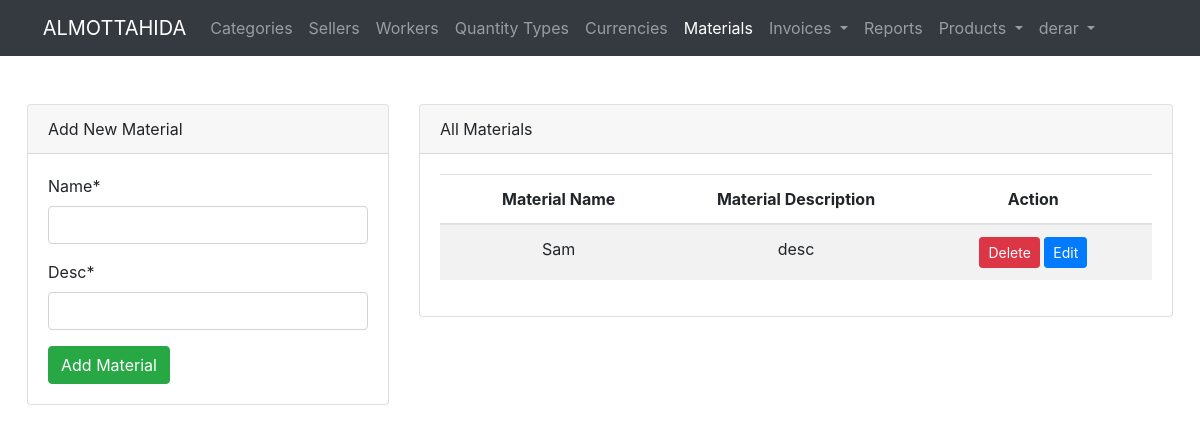
The app's page /material/ (signed in), older data.
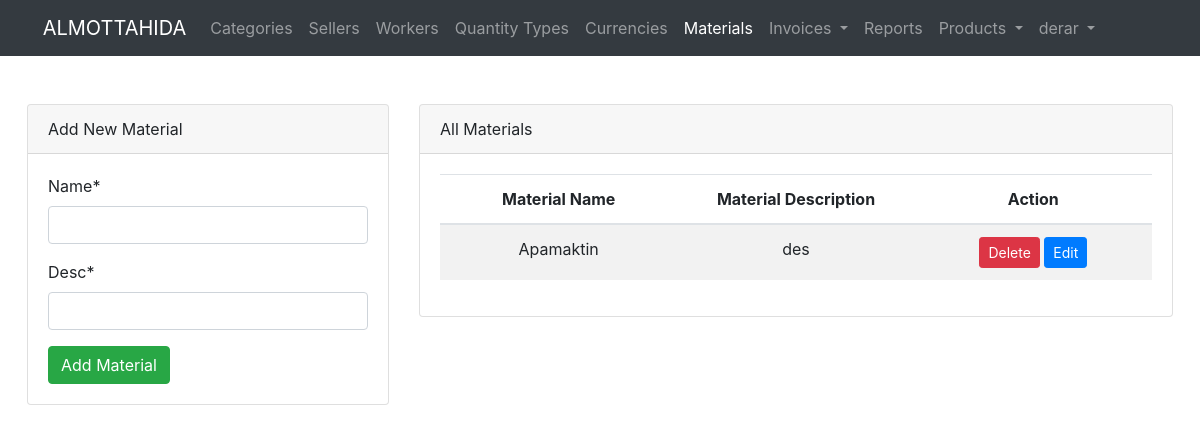
The same page, newer data.
### product/models.py (models this page shows, shortened)
class Material(models.Model):
    name = models.CharField(max_length=30, unique=True)
    desc = models.CharField(max_length=300, null=True, blank=False)

### product/views.py (the view)
# urls.py: path("material/", views.all_materials, name='material.all'),
@login_required(login_url=LOGIN_URL)
def all_materials(request):
    if request.method == 'POST':
        method = request.POST.get("method").lower()
        if method == "post":
            form = MaterialForm(request.POST)
            if form.is_valid():
                form.save()
                messages.add_message(request, messages.SUCCESS, 'Material added successfully.')
                return redirect("material.all")
        elif method == "delete":
            material_id = request.POST.get("material_id")
            Material.objects.get(pk=material_id).delete()
            messages.add_message(request, messages.WARNING, 'Material deleted successfully.')
            return redirect("material.all")
        elif method == "put":
            material_id = request.POST.get("material_id")
            material_name = request.POST.get("name")
            material_desc = request.POST.get("desc")
            material_exists = Material.objects.filter(name=material_name).exclude(pk=material_id)
            if not material_exists:
                material = Material.objects.get(pk=material_id)
                material.name = material_name
                material.desc = material_desc
                material.save()
                messages.add_message(request, messages.SUCCESS, 'Material updated successfully.')
            else:
                messages.add_message(request, messages.WARNING, 'Material data exists')
            return redirect("material.all")
    else:
        form = MaterialForm()
    materials = Material.objects.all()
    page = request.GET.get('page', 1)
    paginator = Paginator(materials, 15)
    try:
        materials = paginator.page(page)
    except PageNotAnInteger:
        materials = paginator.page(1)
    except EmptyPage:
        materials = paginator.page(paginator.num_pages)
    return render(request, 'material/all.html', {'materials': materials, "form": form})

### product/forms.py
class MaterialForm(ModelForm):
    class Meta:
        model = Material
        fields = "__all__"

### templates/material/all.html (shortened to what this page needs)
{% extends "base.html" %}
{% load crispy_forms_tags %}
{% block content %}
    <div class="row">
        <div class="col-12 col-md-4 mb-4">
            <div class="card">
                <div class="card-header">
                    Add New Material
                </div>
                <div class="card-body">
                    <form method="post" action="{% url 'material.all' %}">
                        {{ form|crispy }}
                        <button type="submit" class="btn btn-success">Add Material</button>
                    </form>
                </div>
            </div>
        </div>
        <div class="col-12 col-md-8 ">
            <div class="card">
                <div class="card-header">
                    All Materials
                </div>
                <div class="card-body">
                    <table class="table table-responsive-md table-striped">
                        <thead>
                        <tr>
                            <th>Material Name</th>
                            <th>Material Description</th>
                            <th>Action</th>
                        </tr>
                        </thead>
                        <tbody>
                        {% for material in materials %}
                            <tr>
                                <td>{{ material.name }}</td>
                                <td>{{ material.desc }}</td>
                                <td>
                                    <button type="button" class="btn btn-danger btn-sm delete-btn" data-toggle="modal"
                                            data-target="#deleteModal" data-id="{{ material.id }}">
                                        Delete
                                    </button>
                                    <button type="button" class="btn btn-primary btn-sm edit-btn" data-toggle="modal"
                                            data-target="#updateModal" data-id="{{ material.id }}"
                                            data-desc="{{ material.desc }}" data-name="{{ material.name }}">
                                        Edit
                                    </button>
                                </td>
                            </tr>
                        {% endfor %}
                        </tbody>
                    </table>
                </div>
            </div>
        </div>
    </div>
{% endblock %}

Row changes from the older to the newer data that the page shows:
changed Material: name "Sam" → "Apamaktin"; desc "desc" → "des"
